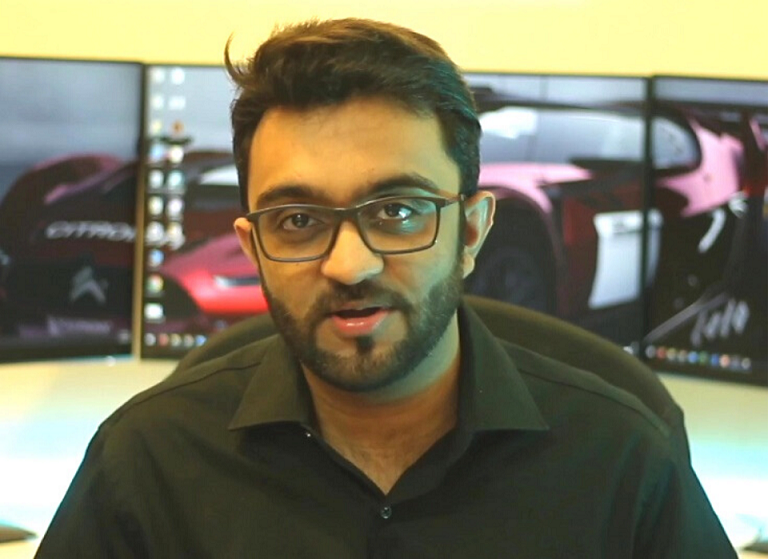
//> input picture Resources/test.png, 768 x 559 px
$ ./chapter3   (built with g++ and OpenCV 4)
//> lines starting //> are read from the running program, lines starting //| are printed output that depends on the picture
#include <opencv2/core/utils/logger.hpp>
#include<opencv2/core.hpp>
#include<opencv2/highgui.hpp>
#include<opencv2/imgproc.hpp>
#include<iostream>
//---resize and crop---
void main()
{
	cv::utils::logging::setLogLevel(cv::utils::logging::LOG_LEVEL_SILENT);//不再输出日志
	std::string path = "Resources/test.png";
	cv::Mat img = cv::imread(path);
//> img is the input picture: 559 rows x 768 cols, CV_8UC3; mean B, G, R 94.1, 117.1, 120.5
	std::cout << img.size() << std::endl;
//| [768 x 559]

	cv::Mat imgSize1, imgSize2, imgCrop;
	cv::resize(img, imgSize1, cv::Size(300, 200));
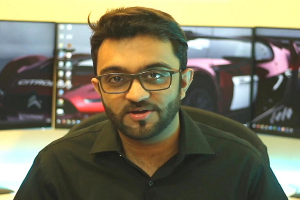
//> imgSize1: 200 rows x 300 cols, CV_8UC3; mean B, G, R 94, 117, 120.4
	cv::resize(img, imgSize2, cv::Size(), 0.5, 0.5);

	cv::Rect roi(200, 100, 300, 300);
	imgCrop = img(roi);
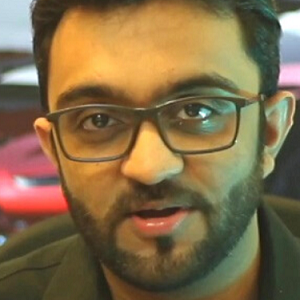
//> imgCrop: 300 rows x 300 cols, CV_8UC3; mean B, G, R 71.9, 107.4, 129.9

	cv::imshow("Image", img);
	cv::imshow("ImageSize1", imgSize1);
	cv::imshow("ImageSize2", imgSize2);
	cv::imshow("ImageCrop", imgCrop);
	cv::waitKey(0);
}
